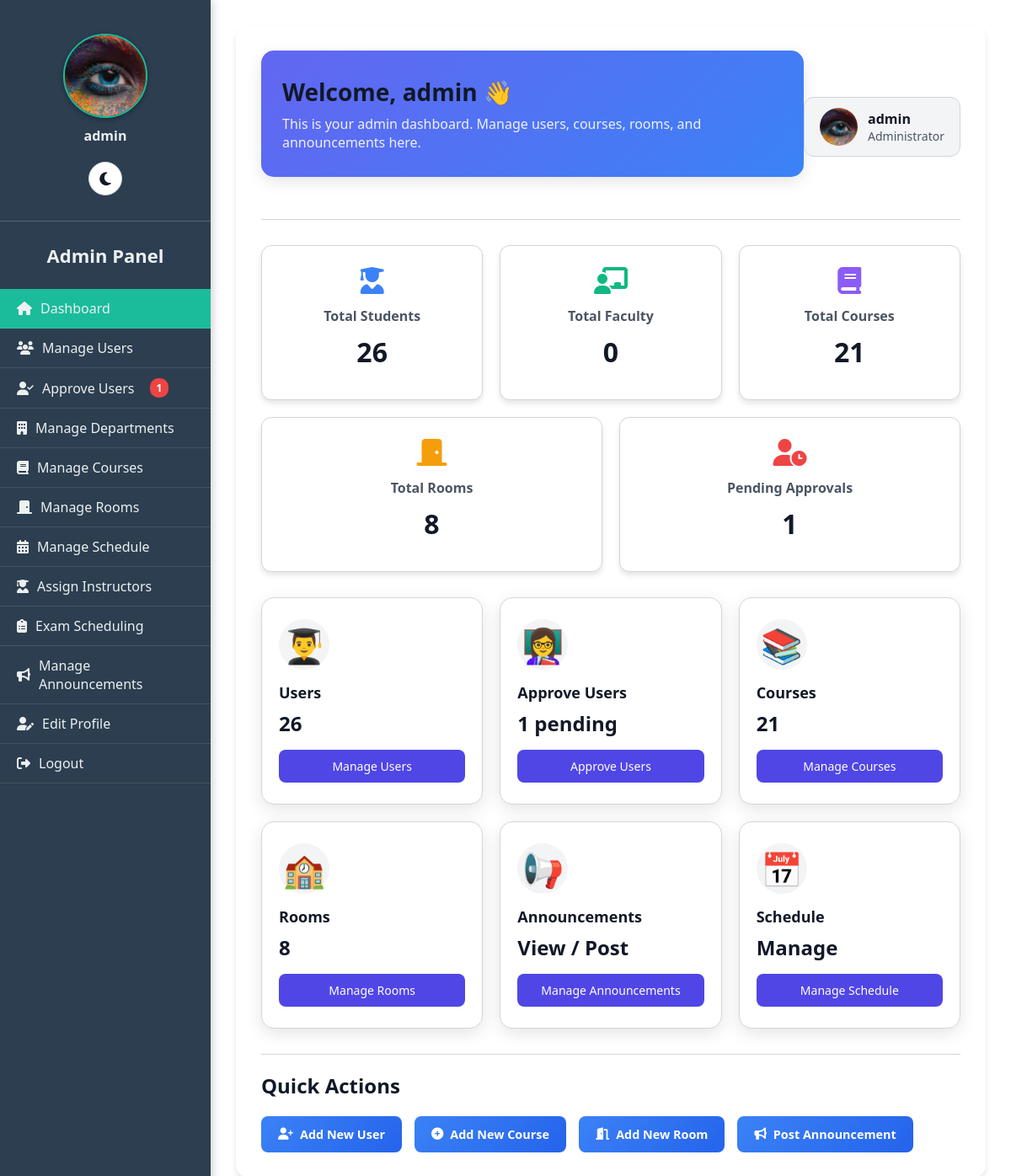
Page /admin/dashboard.php (signed in) on the committed database.
### tables this page shows
CREATE TABLE `users` (
  `user_id` int(11) NOT NULL,
  `username` varchar(50) NOT NULL,
  `password` varchar(255) NOT NULL,
  `full_name` varchar(100) NOT NULL,
  `student_id` varchar(50) DEFAULT NULL,
  `email` varchar(100) DEFAULT NULL,
  `role` enum('admin','instructor','student','department_head') NOT NULL,
  `department_id` int(11) DEFAULT NULL,
  `year` varchar(10) DEFAULT NULL,
  `created_at` timestamp NOT NULL DEFAULT current_timestamp(),
  `profile_picture` varchar(255) DEFAULT NULL,
  `email_verified` tinyint(1) DEFAULT 0,
  `verification_token` varchar(255) DEFAULT NULL,
  `is_approved` tinyint(1) DEFAULT 0,
  `is_verified` tinyint(1) NOT NULL DEFAULT 0,
  `id_number` varchar(20) DEFAULT NULL
);

### public/admin/dashboard.php (the view, shortened to what this page needs)
<?php
require __DIR__ . '/../../includes/db.php';
include __DIR__ . '/../includes/darkmode.php';
$user_stmt = $pdo->prepare("SELECT username, email, profile_picture FROM users WHERE user_id=?");
$user_stmt->execute([$_SESSION['user_id']]);
$current_user = $user_stmt->fetch();
function getAdminProfilePicturePath($profile_picture) {
    $locations = [
        __DIR__ . '/../uploads/admin/' . $profile_picture,
        __DIR__ . '/../uploads/' . $profile_picture,
        __DIR__ . '/../../uploads/' . $profile_picture,
        'uploads/admin/' . $profile_picture,
        '../uploads/admin/' . $profile_picture,
        'uploads/' . $profile_picture,
        '../uploads/' . $profile_picture,
    ];
    foreach ($locations as $location) {
        if (file_exists($location)) {
            if (strpos($location, '/admin/') !== false) {
                return '../uploads/admin/' . $profile_picture;
            } elseif (strpos($location, 'uploads/admin/') !== false) {
                return 'uploads/admin/' . $profile_picture;
            } elseif (strpos($location, '../uploads/') !== false) {
                return '../uploads/' . $profile_picture;
            } elseif (strpos($location, 'uploads/') !== false) {
                return 'uploads/' . $profile_picture;
            }
        }
    }
    return '../assets/default_profile.png';
}
$profile_img_path = getAdminProfilePicturePath($current_user['profile_picture'] ?? '');
$total_students = $pdo->query("SELECT COUNT(*) FROM users WHERE role='student'")->fetchColumn();
$total_faculty  = $pdo->query("SELECT COUNT(*) FROM users WHERE role='faculty'")->fetchColumn();
$total_courses  = $pdo->query("SELECT COUNT(*) FROM courses")->fetchColumn();
$total_rooms    = $pdo->query("SELECT COUNT(*) FROM rooms")->fetchColumn();
$pending_approvals = $pdo->query("SELECT COUNT(*) FROM users WHERE is_approved=0 AND role IN ('student', 'faculty')")->fetchColumn();
$current_page = basename($_SERVER['PHP_SELF']);
?>
<!DOCTYPE html>
<html lang="en" data-theme="<?= $darkMode ? 'dark' : 'light' ?>">
<head>
<link rel="stylesheet" href="https://cdnjs.cloudflare.com/ajax/libs/font-awesome/6.4.0/css/all.min.css">
<link rel="stylesheet" href="../../assets/css/darkmode.css">
</head>
<body>
<div class="sidebar" id="sidebar">
    <div class="sidebar-content">
        <div class="sidebar-profile">
            <img src="<?= htmlspecialchars($profile_img_path) ?>" alt="Profile Picture" id="sidebarProfilePic"
                 onerror="this.onerror=null; this.src='../assets/default_profile.png';">
            <p><?= htmlspecialchars($current_user['username']) ?></p>
        </div>
        <h2>Admin Panel</h2>
        <nav>
            <a href="dashboard.php" class="<?= $current_page=='dashboard.php'?'active':'' ?>">
                <i class="fas fa-home"></i> Dashboard
            </a>
            <a href="manage_users.php" class="<?= $current_page=='manage_users.php'?'active':'' ?>">
                <i class="fas fa-users"></i> Manage Users
            </a>
            <a href="approve_users.php" class="<?= $current_page=='approve_users.php'?'active':'' ?>">
                <i class="fas fa-user-check"></i> Approve Users
                <?php if($pending_approvals > 0): ?>
                    <span class="pending-badge"><?= $pending_approvals ?></span>
                <?php endif; ?>
            </a>
            <a href="manage_departments.php" class="<?= $current_page=='manage_departments.php'?'active':'' ?>">
                <i class="fas fa-building"></i> Manage Departments
            </a>
            <a href="manage_courses.php" class="<?= $current_page=='manage_courses.php'?'active':'' ?>">
                <i class="fas fa-book"></i> Manage Courses
            </a>
            <a href="manage_rooms.php" class="<?= $current_page=='manage_rooms.php'?'active':'' ?>">
                <i class="fas fa-door-closed"></i> Manage Rooms
            </a>
            <a href="manage_schedules.php" class="<?= $current_page=='manage_schedules.php'?'active':'' ?>">
                <i class="fas fa-calendar-alt"></i> Manage Schedule
            </a>
            <a href="assign_instructors.php" class="<?= $current_page=='assign_instructors.php'?'active':'' ?>">
                <i class="fas fa-user-graduate"></i> Assign Instructors
            </a>
            <a href="manage_exam_schedules.php" class="<?= $current_page=='manage_exam_schedules.php'?'active':'' ?>">
                <i class="fas fa-clipboard-list"></i> Exam Scheduling
            </a>
            <a href="manage_announcements.php" class="<?= $current_page=='manage_announcements.php'?'active':'' ?>">
                <i class="fas fa-bullhorn"></i> Manage Announcements
            </a>
            <a href="edit_profile.php" class="<?= $current_page=='edit_profile.php'?'active':'' ?>">
                <i class="fas fa-user-edit"></i> Edit Profile
            </a>
            <a href="../logout.php">
                <i class="fas fa-sign-out-alt"></i> Logout
            </a>
        </nav>
    </div>
</div>
<div class="main-content">
    <div class="content-wrapper">
        <div class="header">
            <div class="welcome-section">
                <h1>Welcome, <?= htmlspecialchars($current_user['username']); ?> 👋</h1>
                <p>This is your admin dashboard. Manage users, courses, rooms, and announcements here.</p>
            </div>
            <div class="user-info">
                <img src="<?= htmlspecialchars($profile_img_path) ?>" alt="Profile" id="headerProfilePic"
                     onerror="this.onerror=null; this.src='../assets/default_profile.png';">
                <div>
                    <div><?= htmlspecialchars($current_user['username']) ?></div>
                    <small>Administrator</small>
                </div>
            </div>
        </div>
        <div class="stats-cards">
            <div class="stat-card">
                <i class="fas fa-user-graduate icon"></i>
                <h3>Total Students</h3>
                <div class="number"><?= $total_students ?></div>
            </div>
            <div class="stat-card">
                <i class="fas fa-chalkboard-teacher icon"></i>
                <h3>Total Faculty</h3>
                <div class="number"><?= $total_faculty ?></div>
            </div>
            <div class="stat-card">
                <i class="fas fa-book icon"></i>
                <h3>Total Courses</h3>
                <div class="number"><?= $total_courses ?></div>
            </div>
            <div class="stat-card">
                <i class="fas fa-door-closed icon"></i>
                <h3>Total Rooms</h3>
                <div class="number"><?= $total_rooms ?></div>
            </div>
            <div class="stat-card">
                <i class="fas fa-user-clock icon"></i>
                <h3>Pending Approvals</h3>
                <div class="number"><?= $pending_approvals ?></div>
            </div>
        </div>
        <div class="management-cards">
            <div class="card">
                <div class="card-icon">👨‍🎓</div>
                <h3>Users</h3>
                <p><?= $total_students + $total_faculty ?></p>
                <a href="manage_users.php">Manage Users</a>
            </div>
            <div class="card">
                <div class="card-icon">👩‍🏫</div>
                <h3>Approve Users</h3>
                <p><?= $pending_approvals ?> pending</p>
                <a href="approve_users.php">Approve Users</a>
            </div>
            <div class="card">
                <div class="card-icon">📚</div>
                <h3>Courses</h3>
                <p><?= $total_courses ?></p>
                <a href="manage_courses.php">Manage Courses</a>
            </div>
            <div class="card">
                <div class="card-icon">🏫</div>
                <h3>Rooms</h3>
                <p><?= $total_rooms ?></p>
                <a href="manage_rooms.php">Manage Rooms</a>
            </div>
            <div class="card">
                <div class="card-icon">📢</div>
                <h3>Announcements</h3>
                <p>View / Post</p>
                <a href="manage_announcements.php">Manage Announcements</a>
            </div>
            <div class="card">
                <div class="card-icon">📅</div>
                <h3>Schedule</h3>
                <p>Manage</p>
                <a href="manage_schedule.php">Manage Schedule</a>
            </div>
        </div>
        <div class="quick-actions">
            <h2>Quick Actions</h2>
            <div class="action-buttons">
                <a href="manage_users.php" class="action-btn">
                    <i class="fas fa-user-plus"></i> Add New User
                </a>
                <a href="manage_courses.php" class="action-btn">
                    <i class="fas fa-plus-circle"></i> Add New Course
                </a>
                <a href="manage_rooms.php" class="action-btn">
                    <i class="fas fa-door-open"></i> Add New Room
                </a>
                <a href="manage_announcements.php" class="action-btn">
                    <i class="fas fa-bullhorn"></i> Post Announcement
                </a>
            </div>
        </div>
    </div>
</div>
</body>
</html>

### public/assets/css/darkmode.css (style rules this page uses)
:root { --bg-primary: #ffffff; --bg-secondary: #f3f4f6; --bg-sidebar: #2c3e50; --bg-card: #ffffff; --bg-input: #ffffff; --text-primary: #111827; --text-secondary: #4b5563; --text-light: #6b7280; --text-sidebar: #ecf0f1; --border-color: #d1d5db; --shadow-color: rgba(0, 0, 0, 0.1); --hover-color: #f9fafb; --table-header: #34495e; --table-stripe: #f2f2f2; --success-bg: #dcfce7; --success-text: #166534; --error-bg: #fee2e2; --error-text: #991b1b; --warning-bg: #fef3c7; --warning-text: #92400e; --info-bg: #dbeafe; --info-text: #1e40af; }
body { background: var(--bg-primary); color: var(--text-primary); }
.sidebar { background: var(--bg-sidebar) !important; }
.sidebar a { color: var(--text-sidebar) !important; }
.sidebar a.active { background: #1abc9c !important; }
.main-content { background: var(--bg-primary); }
.card { background: var(--bg-card); color: var(--text-primary); }

### public/includes/darkmode.php (style rules this page uses)
:root { --bg-primary: #ffffff; --bg-secondary: #f3f4f6; --bg-sidebar: #2c3e50; --bg-card: #ffffff; --bg-input: #ffffff; --text-primary: #111827; --text-secondary: #4b5563; --text-light: #6b7280; --text-sidebar: #ecf0f1; --border-color: #d1d5db; --shadow-color: rgba(0, 0, 0, 0.1); --hover-color: #f9fafb; --table-header: #34495e; --table-stripe: #f2f2f2; }
body { background: var(--bg-primary); color: var(--text-primary); transition: background-color 0.3s ease, color 0.3s ease; }

### rows in the picture
users: profile_picture (picture), username "admin"

### other values in the picture
$pending_approvals "1"
$total_students "26"
$total_faculty "0"
$total_courses "21"
$total_rooms "8"
$total_students + $total_faculty "26"
